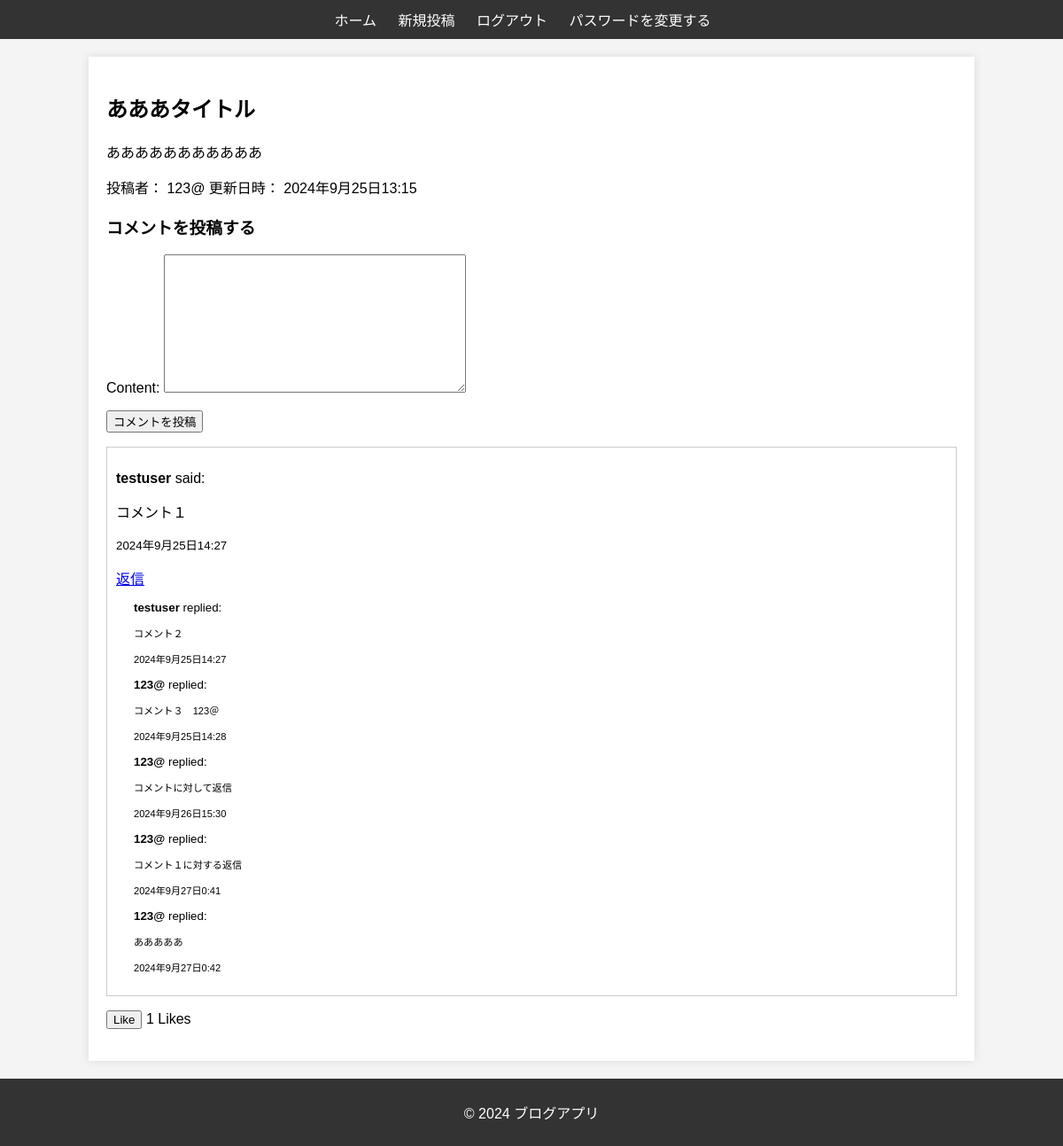
/post/9/ (signed in), run on the app's committed database.
### blog/models.py (models this page shows, shortened)
class Post(models.Model):
    title = models.CharField(max_length=200) # タイトル
    content = models.TextField() # 本文
    author = models.ForeignKey(User, on_delete=models.CASCADE) # 著者
    picture = models.ImageField(upload_to='post_images/', blank=True, null=True)  # 画像フィールド
    created_at = models.DateTimeField(auto_now_add=True)
    updated_at = models.DateTimeField(auto_now=True)

class Comment(models.Model):
    content = models.TextField()
    user = models.ForeignKey(User, on_delete=models.CASCADE)
    post = models.ForeignKey(Post, on_delete=models.CASCADE, related_name='comments')
    parent = models.ForeignKey('self', on_delete=models.CASCADE, null=True, blank=True, related_name='replies') # 親コメント
    created_at = models.DateTimeField(auto_now_add=True)

### blog/views.py (the view, shortened to what this page needs)
# urls.py: path('post/<int:post_id>/', views.post_detail, name='post_detail'),
def post_detail(request, post_id):
    post = get_object_or_404(Post, id=post_id)
    comments = Comment.objects.filter(post=post).select_related('user').prefetch_related('replies')  # 'comment_set' ではなく 'replies'
    comment_form = CommentForm()
    return render(request, 'blog/post_detail.html', {
        'post': post,
        'comments': comments,
        'comment_form': comment_form,
    })

### blog/forms.py
class CommentForm(forms.ModelForm):
    class Meta:
        model = Comment
        fields = ['content']

### blog/templates/blog/post_detail.html (shortened to what this page needs)
{% extends 'blog/base.html' %}
{% block content %}
<body>
<h2>{{ post.title }}</h2>
<p>{{ post.content }}</p>
<p>投稿者： {{ post.author }} 更新日時： {{ post.created_at }}</p>
<h3>コメントを投稿する</h3>
<form id="comment-form" method="POST">
    {{ comment_form.as_p }}
    <button type="submit">コメントを投稿</button>
</form>
<div class="comments">
    {% for comment in comments %}
        {% if not comment.parent %}
            <div class="comment">
                <p><strong>{{ comment.user.username }}</strong> said:</p>
                <p>{{ comment.content }}</p>
                <p><small>{{ comment.created_at }}</small></p>
                <a href="#" class="reply-button" data-comment-id="{{ comment.id }}">返信</a>
                <div class="replies" style="margin-left: 20px;">
                    {% for reply in comment.replies.all %}
                        <div class="reply">
                            <p><strong>{{ reply.user.username }}</strong> replied:</p>
                            <p style="font-size: smaller;">{{ reply.content }}</p>
                            <p><small>{{ reply.created_at }}</small></p>
                        </div>
                    {% endfor %}
                </div>
            </div>
        {% endif %}
    {% endfor %}
</div>
<p>
    <button id="like-button" {% if not user.is_authenticated %}onclick="redirectToLogin()"{% endif %}>
        {{ is_liked|yesno:"Unlike,Like" }}
    </button>
    <span id="like-count">{{ post.like_set.count }}</span> Likes
</p>
</body>
{% endblock %}

### static/css/styles.css (style rules this page uses)
body { font-family: Arial, sans-serif; background-color: #f4f4f4; margin: 0; padding: 0; }
.comment { border: 1px solid #ccc; padding: 10px; margin-bottom: 10px; }
.replies { margin-left: 20px; }
.reply { font-size: smaller; }

### data on the page
Post: title "あああタイトル", content "あああああああああああ", author "123@", created_at "2024年9月25日13:15", like_set.count "1"
Comment: user.username "testuser", content "コメント１", created_at "2024年9月25日14:27"
Comment: user.username "testuser", content "コメント２", created_at "2024年9月25日14:27"
Comment: user.username "123@", content "コメント３ 123＠", created_at "2024年9月25日14:28"
Comment: user.username "123@", content "コメントに対して返信", created_at "2024年9月26日15:30"
Comment: user.username "123@", content "コメント１に対する返信", created_at "2024年9月27日0:41"
Comment: user.username "123@", content "あああああ", created_at "2024年9月27日0:42"

### other printed values
{{ is_liked|yesno:"Unlike,Like" }} "Like"
